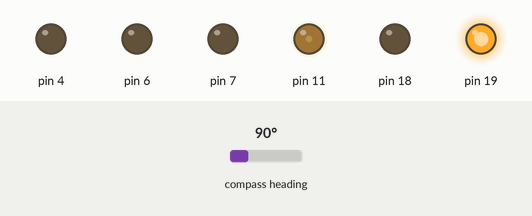
Recording of a sketch running on a simulated Arduino Uno, built with avr-gcc and run on an emulated ATmega328P. Shown: output pins drawn as LEDs (lit = HIGH). The test bench sets the inputs (shaded band); at power-on: compass heading 90°. What the sketch prints to the serial monitor is not drawn.

Above: at 1.8 s.
1.9 s: compass heading set to 7°
At 3.1 s:
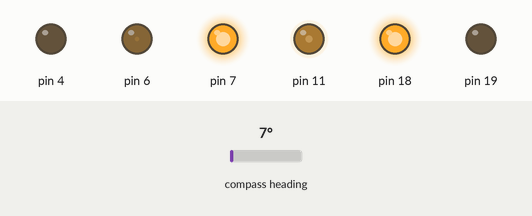
3.4 s: compass heading set to 90°
At 3.8 s:
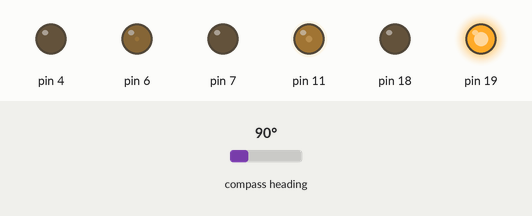
4.9 s: compass heading set to 180°
At 6.1 s:
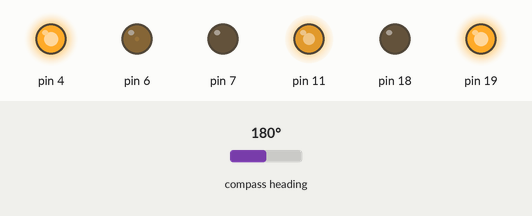
6.4 s: compass heading set to 269°
At 7.2 s:
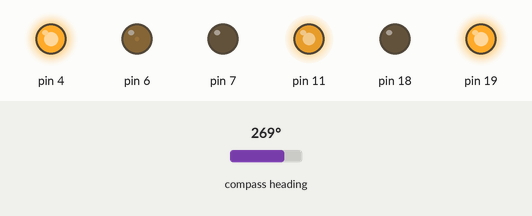
Timing chart, 0 to 8.9 s (numbered marks = the images above; inputs shaded):
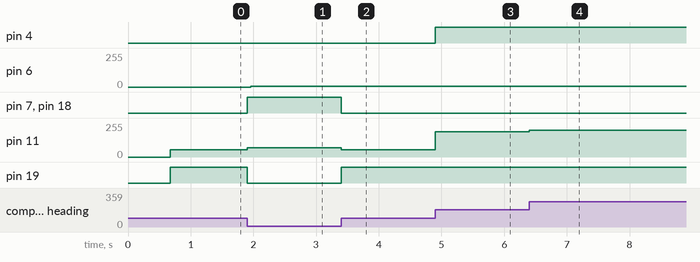

Measured:
- after the input at 1.9 s, pin 6: 0/255 → 7/255 after 0.05 s; pin 7, pin 18: LOW → HIGH at once; pin 11: 53/255 → 70/255 at once; pin 19: HIGH → LOW at once
- after the input at 3.4 s, pin 7, pin 18: HIGH → LOW at once; pin 11: 70/255 → 53/255 at once; pin 19: LOW → HIGH at once
- after the input at 4.9 s, pin 4: LOW → HIGH at once; pin 11: 53/255 → 188/255 at once
- after the input at 6.4 s, pin 11: 188/255 → 200/255 at once

The sketch:

test01.ino
```cpp
#include "MCtrl.hpp"
#include <Wire.h>
#include <Adafruit_Sensor.h>
#include <Adafruit_HMC5883_U.h>

Adafruit_HMC5883_Unified mag = Adafruit_HMC5883_Unified(12345);

#include <PID_v1.h>
double kp = 1.5, ki = 0, kd = 0; //p比系数i积系数d微系数PID运算器精度设置
double input = 0, output = 0, setpoint = 0;
PID PID1(&input, &output, &setpoint, kp, ki, kd, DIRECT);

int AUTO_temp;//差值中转量
int SETSPEED = 50;//设定的速度
int MA_P;
int MB_P;
int MC_P;
int MD_P;
float init_angle;//初始读取角度
float curr_angle;//当前读取角度
float set_angle = 290;//设定到达角度
void displaySensorDetails(void)
{
  sensor_t sensor;
  mag.getSensor(&sensor);
  Serial.println("------------------------------------");
  Serial.print  ("Sensor:       "); Serial.println(sensor.name);
  Serial.print  ("Driver Ver:   "); Serial.println(sensor.version);
  Serial.print  ("Unique ID:    "); Serial.println(sensor.sensor_id);
  Serial.print  ("Max Value:    "); Serial.print(sensor.max_value); Serial.println(" uT");
  Serial.print  ("Min Value:    "); Serial.print(sensor.min_value); Serial.println(" uT");
  Serial.print  ("Resolution:   "); Serial.print(sensor.resolution); Serial.println(" uT");
  Serial.println("------------------------------------");
  Serial.println("");
  delay(500);
}

void setup() {
  // put your setup code here, to run once:
  pinMode(MA_EN, OUTPUT);
  pinMode(MA_FWD, OUTPUT);
  pinMode(MA_REV, OUTPUT);
  pinMode(MB_EN, OUTPUT);
  pinMode(MB_FWD, OUTPUT);
  pinMode(MB_REV, OUTPUT);
  pinMode(MC_EN, OUTPUT);
  pinMode(MC_FWD, OUTPUT);
  pinMode(MC_REV, OUTPUT);
  pinMode(MD_EN, OUTPUT);
  pinMode(MD_FWD, OUTPUT);
  pinMode(MD_REV, OUTPUT);

  PID1.SetMode(AUTOMATIC);
  PID1.SetSampleTime(1);
  PID1.SetOutputLimits(-150, 150);


  Serial.begin(9600);
  Serial.println("HMC5883 Magnetometer Test"); Serial.println("");

  if(!mag.begin())
  {
    Serial.println("Ooops, no HMC5883 detected ... Check your wiring!");
    while(1);
  }

  displaySensorDetails();

  init_angle = read_angele();
//  set_angle = init_angle;
}

float read_angele()
{
   sensors_event_t event;
   mag.getEvent(&event);
   float heading = atan2(event.magnetic.y, event.magnetic.x);

  float declinationAngle = 0.22;
  heading += declinationAngle;

  if(heading < 0)
    heading += 2*PI;

  if(heading > 2*PI)
    heading -= 2*PI;

  float headingDegrees = heading * 180/M_PI;
  return headingDegrees;
  Serial.print("Heading (degrees): "); Serial.println(headingDegrees);

  delay(10);

}

void move_frontBack(int set_Speed)
{
    MA_P = MB_P = MC_P = MD_P = set_Speed + AUTO_temp;
}

void move_rightLeft(int set_Speed)
{
    MA_P = MC_P = set_Speed + AUTO_temp;
    MB_P = MD_P = set_Speed + (AUTO_temp*-1);
}

void move_turnRightleft(int set_Speed)
{
    MA_P = MB_P = set_Speed + AUTO_temp;
    MC_P = MD_P = set_Speed + (AUTO_temp*-1);
}

void move_mode(unsigned char move_flag)
{

  switch(move_flag)
  {
//     case 0: MA_P = MC_P = 50;
//             MD_P = MB_P = 150;     break;      //停
     case 0:MA_P = MC_P = -50;
            MB_P = MD_P = 50;     break;      // 右自转
     case 1:MA_P = MB_P = 0;
            MC_P = MD_P = 0;     break;      // 停

  }
  MA_SPD(MA_P);
  MB_SPD(MB_P);
  MC_SPD(MC_P);
  MD_SPD(MD_P);
}

void loop() {

  setpoint = 100;//设定的角度
  input = read_angele();//实施读取的角度

  PID1.Compute();
  AUTO_temp = output;
  if(AUTO_temp > 255) AUTO_temp = 255;
  else if(AUTO_temp < -255) AUTO_temp = -255;

  MA_P = MC_P = SETSPEED + AUTO_temp;
  MB_P = MD_P = SETSPEED + (AUTO_temp*-1);

  MA_SPD(MA_P);
  MB_SPD(MB_P);
  MC_SPD(MC_P);
  MD_SPD(MD_P);

//  move_mode(0);
//  curr_angle = read_angele();
//  Serial.print(curr_angle);
//  Serial.println();
//  while((curr_angle >= set_angle - 0.5) && (curr_angle <= set_angle + 0.5))
//  {
//    move_mode(1);
//  }
}
```
